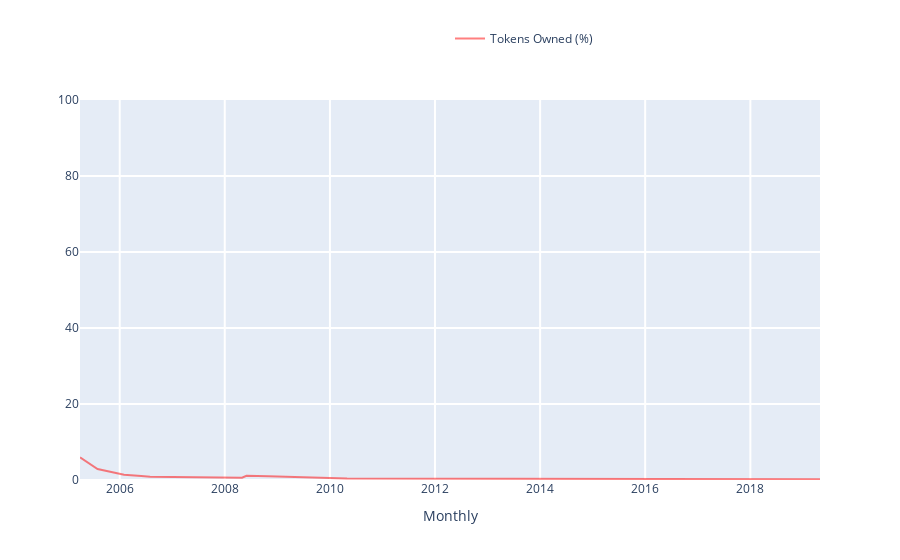

The notebook cell saved with this chart:
### Markdown cell above
### <span style="color:green"> TRY YOURSELF! THIS IS WHAT WILL HAPPEN WHEN YOU CLICK 'Show Ownership' BUTTON </span>

### Code cell
### ----------------------------------------------------------------------------- ###
### TRY YOURSELF! THIS IS WHAT WILL HAPPEN WHEN YOU CLICK 'Show Ownership' BUTTON ###
### ----------------------------------------------------------------------------- ###

## This is the page you used and the editor you select in the above grid. ##
print('The page that is being used:', the_page['title'], f'({lng_selected.upper()})')
print('Selected editor:', editor_info['name'])

## Tokens ownership visualization, core visual code lies in OwnedListener, then the interact function ##
## make it interactive, mode details see:                                                             ##
## https://github.com/gesiscss/wikiwho_demo/blob/master/visualization/owned_listener.py               ## 

# Get all actions of all editors in this page, using the 'conflict_calculator' instance, created
# in the second notebook.
all_actions_cal = conflict_calculator.all_actions

# Creat an OwnedListener instance for the selected editor.
ownedlistener = OwnedListener(all_actions_cal, str(editor_info['userid']))
owned_traces = ['Tokens Owned', 'Tokens Owned (%)']

# Visualization: you could also perform it by coding!
begin_date = date(2005, 3, 1)
end_date = date(2020, 1, 6)
frequency = 'Monthly' # 'Daily', 'Yearly', 'Monthly'
owned_trace = 'Tokens Owned (%)' # 'Tokens Owned', 'Tokens Owned (%)'

print('Time range from', begin_date.strftime("%Y-%m-%d"), 'to', end_date.strftime("%Y-%m-%d"))

ownedlistener.listen(
    _range1=begin_date,
    _range2=end_date,
    granularity=frequency,
    trace=owned_trace
)

### Figure 1 — Plotly figure (JSON) as saved in the notebook; plotly's stock layout.template omitted (floating-point values rounded to 4 significant figures)
{"data": [{"marker": {"color": "rgba(255, 0, 0, .5)"}, "name": "Tokens Owned (%)", "type": "scatter", "x": ["2019-04-30T00:00:00", "2012-11-30T00:00:00", "2011-04-30T00:00:00", "2010-11-30T00:00:00", "2010-08-31T00:00:00", "2010-04-30T00:00:00", "2008-10-31T00:00:00", "2008-07-31T00:00:00", "2008-06-30T00:00:00", "2008-05-31T00:00:00", "2008-04-30T00:00:00", "2007-12-31T00:00:00", "2007-05-31T00:00:00", "2007-03-31T00:00:00", "2007-01-31T00:00:00", "2006-11-30T00:00:00", "2006-07-31T00:00:00", "2006-05-31T00:00:00", "2006-04-30T00:00:00", "2006-02-28T00:00:00", "2006-01-31T00:00:00", "2005-07-31T00:00:00", "2005-03-31T00:00:00"], "y": [0.2107, 0.2721, 0.2901, 0.3192, 0.3231, 0.3702, 1.006, 1.044, 1.062, 1.1, 0.5928, 0.6486, 0.6999, 0.729, 0.741, 0.8367, 0.8838, 1.073, 1.146, 1.242, 1.367, 2.88, 5.944]}], "layout": {"barmode": "group", "hovermode": "closest", "legend": {"x": 0.5, "y": 1.2}, "showlegend": true, "xaxis": {"gridwidth": 2, "ticklen": 5, "title": {"text": "Monthly"}, "zeroline": true}, "yaxis": {"gridwidth": 2, "range": [0, 100], "ticklen": 5}}}
